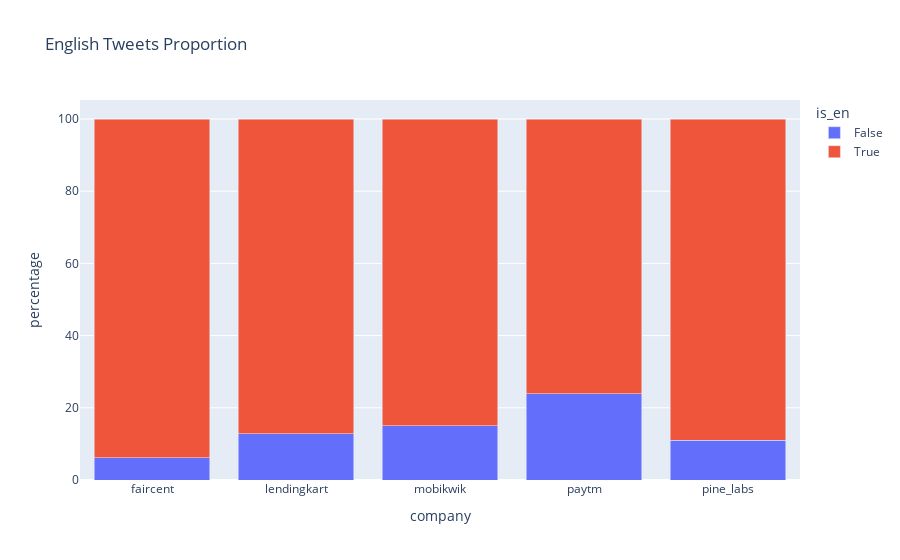

This figure's notebook cell:
### Code cell
fig = px.bar(isen_df, x="company", y="percentage", color="is_en", title="English Tweets Proportion", barmode='stack')
fig.show()

### Figure 1 — Plotly figure (JSON) as saved in the notebook; plotly's stock layout.template omitted (floating-point values rounded to 4 significant figures)
{"data": [{"alignmentgroup": "True", "hovertemplate": "is_en=False<br>company=%{x}<br>percentage=%{y}<extra></extra>", "legendgroup": "False", "marker": {"color": "#636efa", "pattern": {"shape": ""}}, "name": "False", "offsetgroup": "False", "orientation": "v", "showlegend": true, "textposition": "auto", "type": "bar", "x": ["faircent", "lendingkart", "mobikwik", "paytm", "pine_labs"], "xaxis": "x", "y": [6.231, 12.84, 15.04, 23.96, 11.04], "yaxis": "y"}, {"alignmentgroup": "True", "hovertemplate": "is_en=True<br>company=%{x}<br>percentage=%{y}<extra></extra>", "legendgroup": "True", "marker": {"color": "#EF553B", "pattern": {"shape": ""}}, "name": "True", "offsetgroup": "True", "orientation": "v", "showlegend": true, "textposition": "auto", "type": "bar", "x": ["faircent", "lendingkart", "mobikwik", "paytm", "pine_labs"], "xaxis": "x", "y": [93.77, 87.16, 84.96, 76.04, 88.96], "yaxis": "y"}], "layout": {"barmode": "stack", "legend": {"title": {"text": "is_en"}, "tracegroupgap": 0}, "title": {"text": "English Tweets Proportion"}, "xaxis": {"anchor": "y", "domain": [0, 1], "title": {"text": "company"}}, "yaxis": {"anchor": "x", "domain": [0, 1], "title": {"text": "percentage"}}}}
